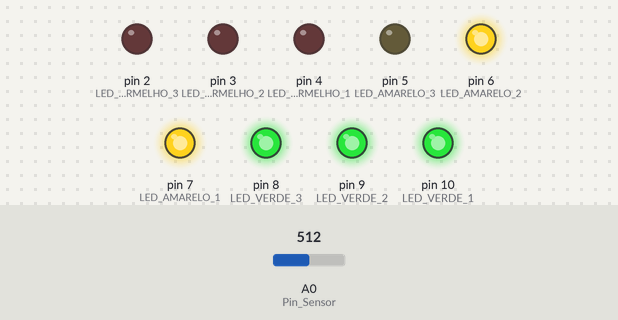
Simulated run of this sketch. Board: Arduino Uno, built with avr-gcc and run on an emulated ATmega328P. Shown: output pins drawn as LEDs (lit = HIGH). The test bench sets the inputs (shaded band); at power-on: A0 (Pin_Sensor) = 512.

Above: at 1.2 s.
1.3 s: A0 (Pin_Sensor) set to 548
2.8 s: A0 (Pin_Sensor) set to 570
At 3.5 s:
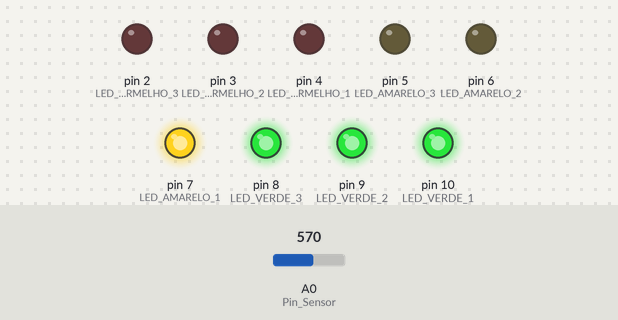
4.3 s: A0 (Pin_Sensor) set to 716
At 4.6 s:
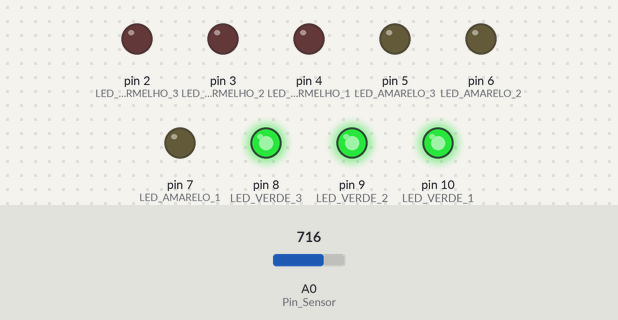
5.8 s: A0 (Pin_Sensor) set to 774
7.3 s: A0 (Pin_Sensor) set to 804
At 8.1 s:
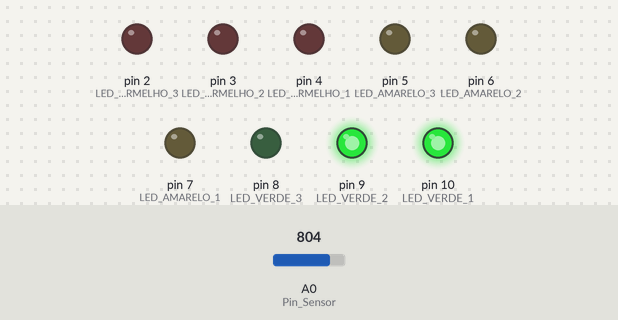
8.8 s: A0 (Pin_Sensor) set to 511
At 9.3 s:
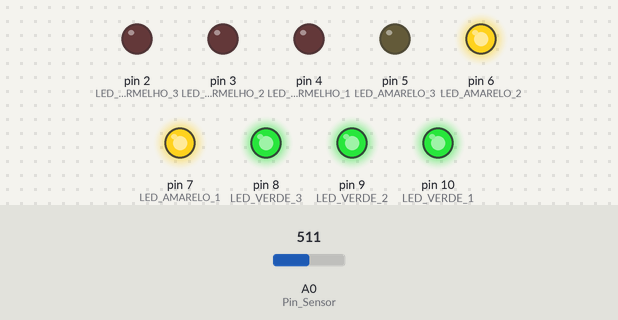
Timing chart, 0 to 11.3 s (numbered marks = the images above; inputs shaded):
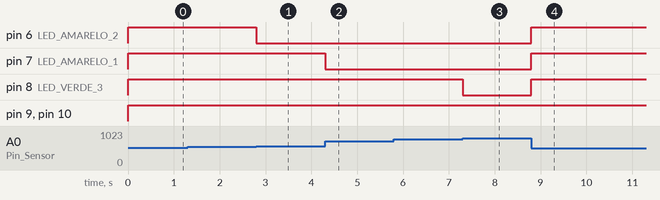

The sketch:

Sensor_de_Chuva.ino
```cpp
/************************************************************/
/* Aula 11 - Sensor de Chuva                                */
/* Programação do projeto sensor de chuva.                  */
/* Ao transferir o código abaixo para seu Arduino, o sensor */
/* de chuva irá monitorar a intensidade de gotículas de água*/
/* em sua superfície e indicará este nível através do       */
/* acionamento dos LEDs.                                    */
/************************************************************/
/* Define os pinos para o Sensor e para os LEDs.            */
#define Pin_Sensor A0
#define LED_VERMELHO_3 2
#define LED_VERMELHO_2 3
#define LED_VERMELHO_1 4
#define LED_AMARELO_3 5
#define LED_AMARELO_2 6
#define LED_AMARELO_1 7
#define LED_VERDE_3 8
#define LED_VERDE_2 9
#define LED_VERDE_1 10
/* Variável que armazenará a intensidade da chuva.               */
int intensidade = 0;
void setup() {
  /* Define o pino do Sensor como entrada;                       */
  pinMode(Pin_Sensor, INPUT);
  /* Define os pinos 2 ao 10 como saídas;                        */
  for (int i = 2; i <= 10; i++) {
    pinMode(i, OUTPUT);
  }
}
void loop(){
  /* Realiza a leitura do sensor e armazena numa escala de 1 a 9.*/
  intensidade = map(analogRead(Pin_Sensor), 0, 900, 1, 9);
  /* Para cada valor de intensidade, acenderá uma dada quantidade*/
  /* de LEDs. */
  switch (intensidade) {
    case 1:
      /* Chama a função para acionar os LEDs.                    */
      leds(HIGH, HIGH, HIGH, HIGH, HIGH, HIGH, HIGH, HIGH, HIGH);
      break;
    case 2:
      leds(HIGH, HIGH, HIGH, HIGH, HIGH, HIGH, HIGH, HIGH, LOW);
      break;
    case 3:
      leds(HIGH, HIGH, HIGH, HIGH, HIGH, HIGH, HIGH, LOW, LOW);
      break;
    case 4:
      leds(HIGH, HIGH, HIGH, HIGH, HIGH, HIGH, LOW, LOW, LOW);
      break;
    case 5:
      leds(HIGH, HIGH, HIGH, HIGH, HIGH, LOW, LOW, LOW, LOW);
      break;
    case 6:
      leds(HIGH, HIGH, HIGH, HIGH, LOW, LOW, LOW, LOW, LOW);
      break;
    case 7:
      leds(HIGH, HIGH, HIGH, LOW, LOW, LOW, LOW, LOW, LOW);
      break;
    case 8:
      leds(HIGH, HIGH, LOW, LOW, LOW, LOW, LOW, LOW, LOW);
      break;
    case 9:
      leds(HIGH, LOW, LOW, LOW, LOW, LOW, LOW, LOW, LOW);
      break;
    /* Caso não esteja chovendo, permanecerá acesos os três LEDs vermelhos */
    default:
      leds(LOW, LOW, LOW, LOW, LOW, LOW, HIGH, HIGH, HIGH);
      break;
  }
}
/* Função responsável por acionar os LEDs */
void leds(boolean LVd1, boolean LVd2, boolean LVd3, boolean LAm1, boolean LAm2, boolean LAm3, boolean LVm1, boolean LVm2, boolean LVm3) {
  digitalWrite(LED_VERDE_1, LVd1);
  digitalWrite(LED_VERDE_2, LVd2);
  digitalWrite(LED_VERDE_3, LVd3);
  digitalWrite(LED_AMARELO_1, LAm1);
  digitalWrite(LED_AMARELO_2, LAm2);
  digitalWrite(LED_AMARELO_3, LAm3);
  digitalWrite(LED_VERMELHO_1, LVm1);
  digitalWrite(LED_VERMELHO_2, LVm2);
  digitalWrite(LED_VERMELHO_3, LVm3);
}
```

Measured:
- the behaviour switches between 562 and 563 on A0 (Pin_Sensor) (found by bisection; images 0 and 1)
- the behaviour switches between 787 and 788 on A0 (Pin_Sensor) (found by bisection; images 2 and 3)
- after the input at 1.3 s, every drawn part: stays the same
- after the input at 2.8 s, pin 6 (LED_AMARELO_2): HIGH → LOW at once
- after the input at 4.3 s, pin 7 (LED_AMARELO_1): HIGH → LOW at once
- after the input at 5.8 s, every drawn part: stays the same
- after the input at 7.3 s, pin 8 (LED_VERDE_3): HIGH → LOW at once
- after the input at 8.8 s, pin 6 (LED_AMARELO_2), pin 7 (LED_AMARELO_1), pin 8 (LED_VERDE_3): LOW → HIGH at once
